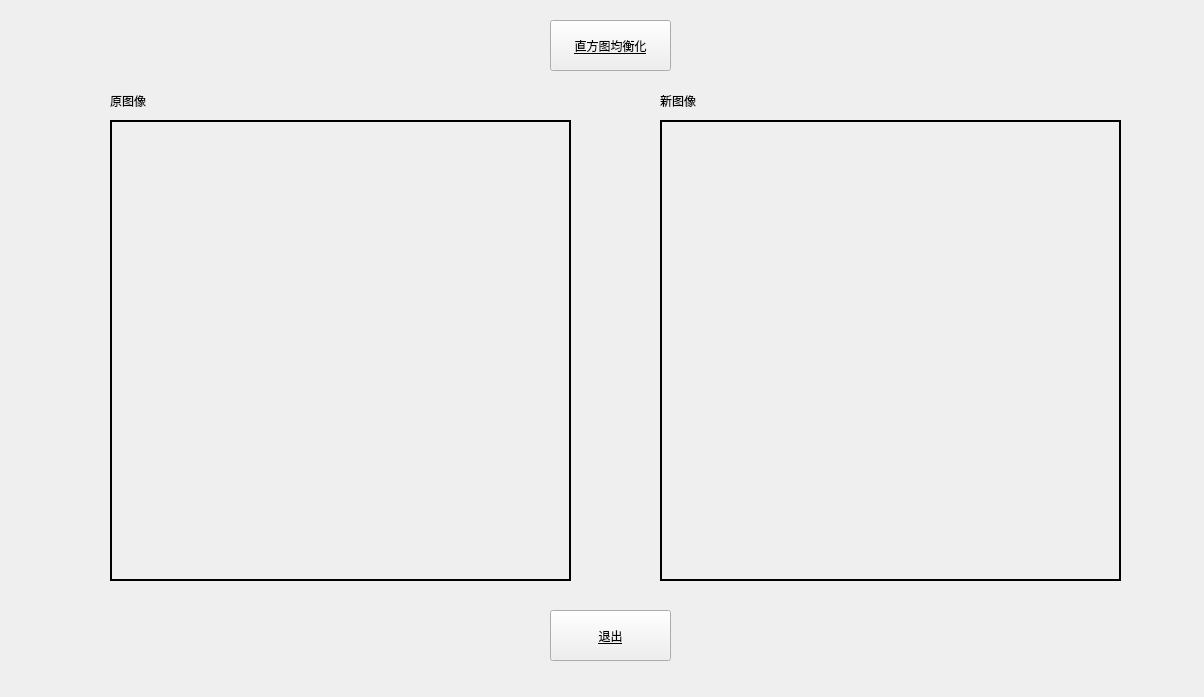
<?xml version="1.0" encoding="UTF-8"?>
<ui version="4.0">
 <class>histogramClassClass</class>
 <widget class="QWidget" name="histogramClassClass">
  <property name="geometry">
   <rect>
    <x>0</x>
    <y>0</y>
    <width>1204</width>
    <height>697</height>
   </rect>
  </property>
  <property name="windowTitle">
   <string>histogramClass</string>
  </property>
  <widget class="QLabel" name="label_showOriginalImage">
   <property name="geometry">
    <rect>
     <x>110</x>
     <y>120</y>
     <width>461</width>
     <height>461</height>
    </rect>
   </property>
   <property name="frameShape">
    <enum>QFrame::Box</enum>
   </property>
   <property name="lineWidth">
    <number>2</number>
   </property>
   <property name="text">
    <string/>
   </property>
  </widget>
  <widget class="QLabel" name="label_showProcessImage">
   <property name="geometry">
    <rect>
     <x>660</x>
     <y>120</y>
     <width>461</width>
     <height>461</height>
    </rect>
   </property>
   <property name="frameShape">
    <enum>QFrame::Box</enum>
   </property>
   <property name="lineWidth">
    <number>2</number>
   </property>
   <property name="text">
    <string/>
   </property>
  </widget>
  <widget class="QLabel" name="label">
   <property name="geometry">
    <rect>
     <x>110</x>
     <y>90</y>
     <width>51</width>
     <height>21</height>
    </rect>
   </property>
   <property name="text">
    <string>原图像</string>
   </property>
  </widget>
  <widget class="QLabel" name="label_2">
   <property name="geometry">
    <rect>
     <x>660</x>
     <y>90</y>
     <width>51</width>
     <height>21</height>
    </rect>
   </property>
   <property name="text">
    <string>新图像</string>
   </property>
  </widget>
  <widget class="QPushButton" name="histpushButton">
   <property name="geometry">
    <rect>
     <x>550</x>
     <y>20</y>
     <width>121</width>
     <height>51</height>
    </rect>
   </property>
   <property name="styleSheet">
    <string notr="true">font: 9pt &quot;Adobe Arabic&quot;;
text-decoration: underline;</string>
   </property>
   <property name="text">
    <string>直方图均衡化</string>
   </property>
  </widget>
  <widget class="QPushButton" name="exitpushButton">
   <property name="geometry">
    <rect>
     <x>550</x>
     <y>610</y>
     <width>121</width>
     <height>51</height>
    </rect>
   </property>
   <property name="styleSheet">
    <string notr="true">font: 9pt &quot;Adobe Arabic&quot;;
text-decoration: underline;</string>
   </property>
   <property name="text">
    <string>退出</string>
   </property>
  </widget>
 </widget>
 <layoutdefault spacing="6" margin="11"/>
 <resources/>
 <connections/>
</ui>
